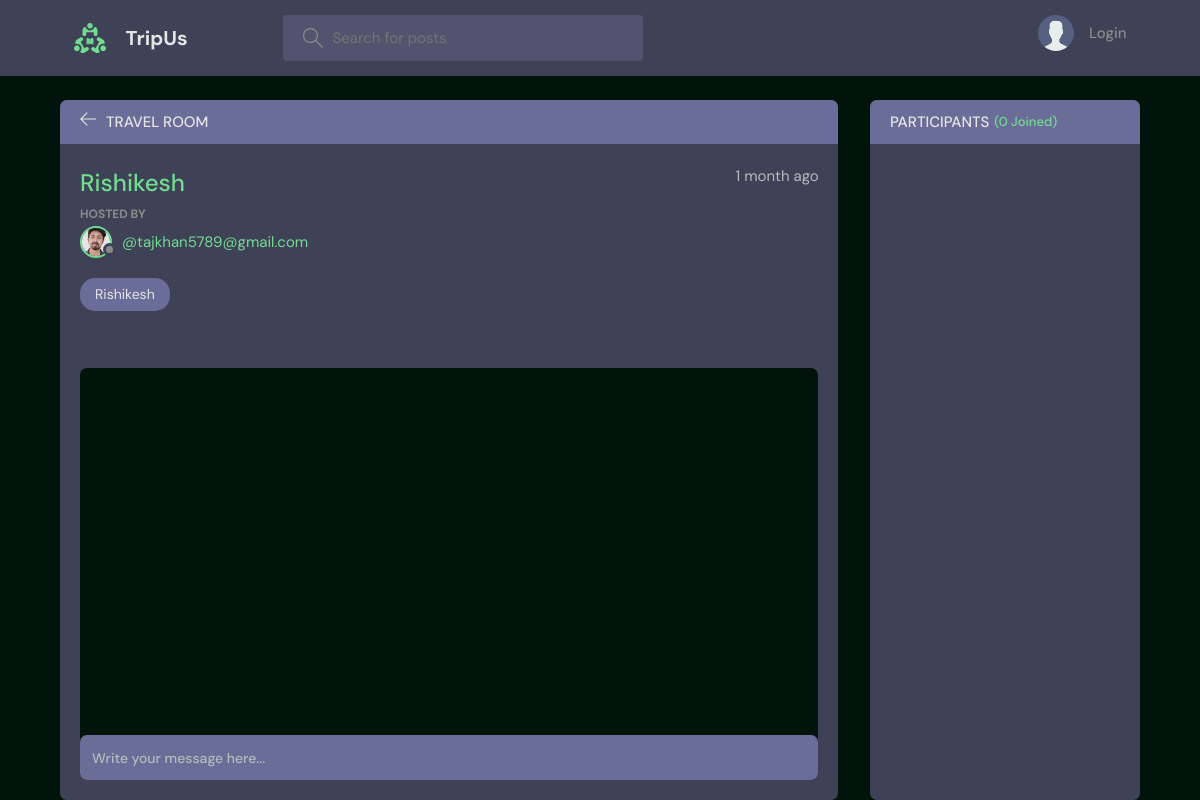
Before: /room/26/ with the older database file.
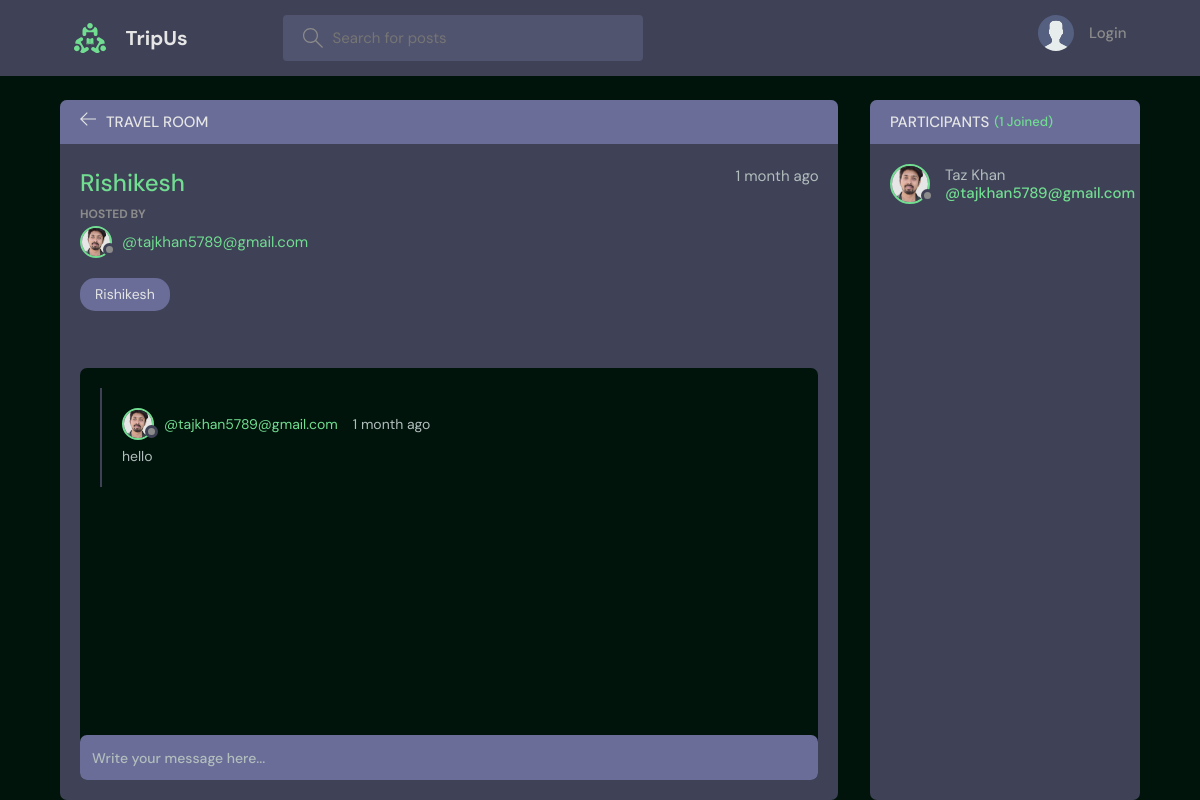
After: the same page with the newer database file.
### base/models.py (models this page shows, shortened)
class Message(models.Model):
    user = models.ForeignKey(User, on_delete=models.CASCADE)
    room = models.ForeignKey(Room, on_delete=models.CASCADE)
    body = models.TextField()
    updated = models.DateTimeField(auto_now=True)
    created = models.DateTimeField(auto_now_add=True)
    class Meta:
        ordering = ['-updated', '-created']

class User(AbstractUser):
    name = models.CharField(max_length=200, null=True)
    email = models.EmailField(unique=True, null=True)
    bio = models.TextField(null=True)
    avatar = models.ImageField(null=True, default="avatar.svg")
    USERNAME_FIELD = 'username'
    REQUIRED_FIELDS = []

### base/views.py (the view, shortened to what this page needs)
# urls.py: path('room/<str:pk>/', views.room, name="room"),
def room(request, pk):
    room = Room.objects.get(id=pk)
    room_messages = room.message_set.all()
    participants = room.participants.all()
    context = {'room': room, 'room_messages': room_messages,
               'participants': participants}
    return render(request, 'base/room.html', context)

### base/models.py (called while the page is built)
    def __str__(self):
        return self.name

### base/templates/base/room.html (shortened to what this page needs)
{% extends 'main.html' %}
{% block content %}
<main class="profile-page layout layout--2">
  <div class="container">
    <div class="room">
      <div class="room__top">
        <div class="room__topLeft">
          <a href="{% url 'home' %}">
            <svg version="1.1" xmlns="http://www.w3.org/2000/svg" width="32" height="32" viewBox="0 0 32 32">
              <title>arrow-left</title>
              <path
                d="M13.723 2.286l-13.723 13.714 13.719 13.714 1.616-1.611-10.96-10.96h27.625v-2.286h-27.625l10.965-10.965-1.616-1.607z">
              </path>
            </svg>
          </a>
          <h3>Travel Room</h3>
        </div>
      </div>
      <div class="room__box scroll">
        <div class="room__header scroll">
          <div class="room__info">
            <h3>{{room.name}}</h3>
            <span>{{room.created|timesince}} ago</span>
          </div>
          <div class="room__hosted">
            <p>Hosted By</p>
            <a href="{% url 'user-profile' room.host.id %}" class="room__author">
              <div class="avatar avatar--small">
                <img src="{{room.host.avatar.url}}" />
              </div>
              <span>@{{room.host.username}}</span>
            </a>
          </div>
          <span class="room__topics">{{room.topic}}</span>
        </div>
        <div class="room__conversation">
          <div class="threads scroll">
            {% for message in room_messages %}
            <div class="thread">
              <div class="thread__top">
                <div class="thread__author">
                  <a href="{% url 'user-profile' message.user.id %}" class="thread__authorInfo">
                    <div class="avatar avatar--small">
                      <img src="{{message.user.avatar.url}}" />
                    </div>
                    <span>@{{message.user.username}}</span>
                  </a>
                  <span class="thread__date">{{message.created|timesince}} ago</span>
                </div>
              </div>
              <div class="thread__details">
                {{message.body}}
              </div>
            </div>
            {% endfor %}
          </div>
        </div>
      </div>
      <div class="room__message">
        <form action="" method="POST">
          <input name="body" placeholder="Write your message here..." />
        </form>
      </div>
    </div>
    <div class="participants">
      <h3 class="participants__top">Participants <span>({{participants.count}} Joined)</span></h3>
      <div class="participants__list scroll">
        {% for user in participants %}
        <a href="{%  url 'user-profile' user.id %}" class="participant">
          <div class="avatar avatar--medium">
            <img src="{{user.avatar.url}}" />
          </div>
          <p>
            {{user.name}}
            <span>@{{user.username}}</span>
          </p>
        </a>
        {% endfor %}
      </div>
    </div>
  </div>
</main>
{% endblock content %}

Changed rows visible on the page:
added Message: user.avatar (picture), user.username "tajkhan5789@gmail.com", created "1 month", body "hello"
now on this page (row unchanged): User: avatar (picture), name "Taz Khan", username "tajkhan5789@gmail.com"
Other visible differences:
{{ participants.count }}: "0" → "1"
